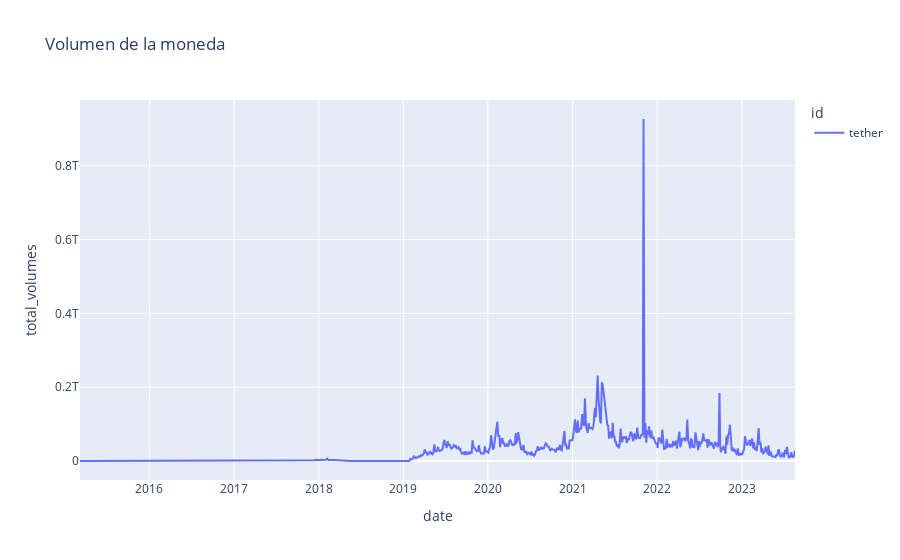

Notebook code for this chart:
### Code cell
fig = px.line(tether_df, x="date", y="total_volumes", color="id",
              title="Volumen de la moneda")

fig.show()

### Figure 1 — Plotly figure (JSON) as saved in the notebook; plotly's stock layout.template omitted (floating-point values rounded to 4 significant figures; data arrays with more than 128 entries replaced by an {"elided": "..."} marker saying what was removed)
{"data": [{"hovertemplate": "id=tether<br>date=%{x}<br>total_volumes=%{y}<extra></extra>", "legendgroup": "tether", "line": {"color": "#636efa", "dash": "solid"}, "marker": {"symbol": "circle"}, "mode": "lines", "name": "tether", "orientation": "v", "showlegend": true, "type": "scatter", "x": {"elided": "803 str values"}, "xaxis": "x", "y": {"elided": "803 float values"}, "yaxis": "y"}], "layout": {"legend": {"title": {"text": "id"}, "tracegroupgap": 0}, "title": {"text": "Volumen de la moneda"}, "xaxis": {"anchor": "y", "domain": [0, 1], "title": {"text": "date"}}, "yaxis": {"anchor": "x", "domain": [0, 1], "title": {"text": "total_volumes"}}}}
